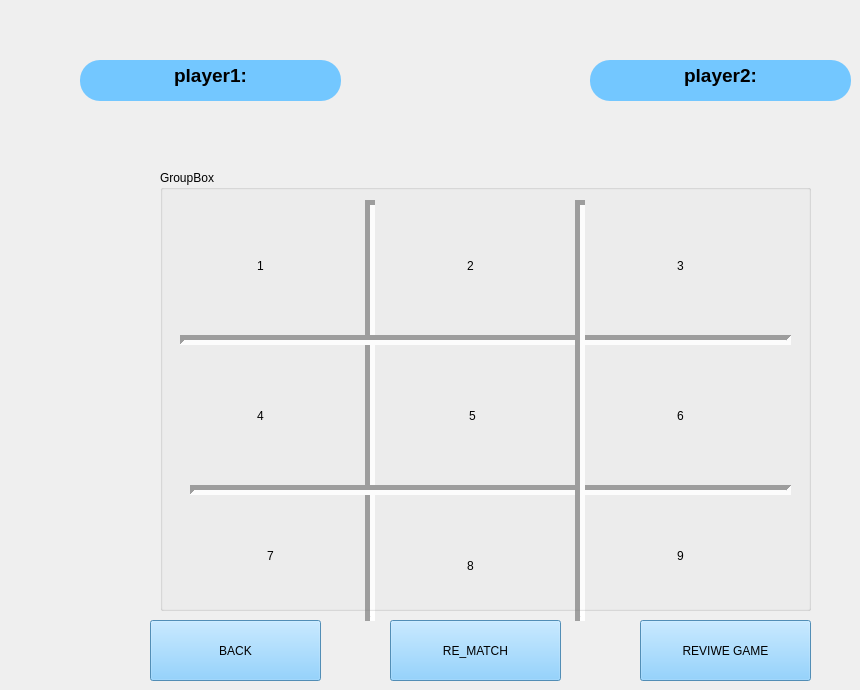
       <widget class="QWidget" name="page_4">
        <widget class="QPushButton" name="pushButton_4">
         <property name="geometry">
          <rect>
           <x>170</x>
           <y>490</y>
           <width>201</width>
           <height>131</height>
          </rect>
         </property>
         <property name="styleSheet">
          <string notr="true">QPushButton
{
border :none;
color:black;
	font: 28pt &quot;Segoe Fluent Icons&quot;;
}
QPushButton:Hover
{
background-color:blue;
}
QPushButton:pressed
{
background-color:red;
}</string>
         </property>
         <property name="text">
          <string>7</string>
         </property>
        </widget>
        <widget class="QPushButton" name="pushButton_6">
         <property name="geometry">
          <rect>
           <x>580</x>
           <y>350</y>
           <width>201</width>
           <height>131</height>
          </rect>
         </property>
         <property name="styleSheet">
          <string notr="true">QPushButton
{
border :none;
color:black;
	font: 28pt &quot;Segoe Fluent Icons&quot;;
}
QPushButton:Hover
{
background-color:blue;
}
QPushButton:pressed
{
background-color:red;
}</string>
         </property>
         <property name="text">
          <string>6</string>
         </property>
        </widget>
        <widget class="QPushButton" name="pushButton_9">
         <property name="geometry">
          <rect>
           <x>580</x>
           <y>200</y>
           <width>201</width>
           <height>131</height>
          </rect>
         </property>
         <property name="styleSheet">
          <string notr="true">QPushButton
{
border :none;
color:black;
	font: 28pt &quot;Segoe Fluent Icons&quot;;
}
QPushButton:Hover
{
background-color:blue;
}
QPushButton:pressed
{
background-color:red;
}</string>
         </property>
         <property name="text">
          <string>3</string>
         </property>
        </widget>
        <widget class="Line" name="line_2">
         <property name="geometry">
          <rect>
           <x>360</x>
           <y>200</y>
           <width>20</width>
           <height>421</height>
          </rect>
         </property>
         <property name="lineWidth">
          <number>5</number>
         </property>
         <property name="orientation">
          <enum>Qt::Orientation::Vertical</enum>
         </property>
        </widget>
        <widget class="Line" name="line_3">
         <property name="geometry">
          <rect>
           <x>190</x>
           <y>480</y>
           <width>601</width>
           <height>20</height>
          </rect>
         </property>
         <property name="lineWidth">
          <number>5</number>
         </property>
         <property name="orientation">
          <enum>Qt::Orientation::Horizontal</enum>
         </property>
        </widget>
        <widget class="QPushButton" name="pushButton_8">
         <property name="geometry">
          <rect>
           <x>160</x>
           <y>200</y>
           <width>201</width>
           <height>131</height>
          </rect>
         </property>
         <property name="styleSheet">
          <string notr="true">QPushButton
{
border :none;
color:black;
	font: 28pt &quot;Segoe Fluent Icons&quot;;
}
QPushButton:Hover
{
background-color:blue;
}
QPushButton:checked {
    background-color: red;
}
</string>
         </property>
         <property name="text">
          <string>1</string>
         </property>
        </widget>
        <widget class="QPushButton" name="pushButton_5">
         <property name="geometry">
          <rect>
           <x>370</x>
           <y>500</y>
           <width>201</width>
           <height>131</height>
          </rect>
         </property>
         <property name="styleSheet">
          <string notr="true">QPushButton
{
border :none;
color:black;
	font: 28pt &quot;Segoe Fluent Icons&quot;;
}
QPushButton:Hover
{
background-color:blue;
}
QPushButton:pressed
{
background-color:red;
}</string>
         </property>
         <property name="text">
          <string>8</string>
         </property>
        </widget>
        <widget class="QPushButton" name="pushButton">
         <property name="geometry">
          <rect>
           <x>372</x>
           <y>350</y>
           <width>201</width>
           <height>131</height>
          </rect>
         </property>
         <property name="styleSheet">
          <string notr="true">QPushButton
{
border :none;
color:black;
	font: 28pt &quot;Segoe Fluent Icons&quot;;
}
QPushButton:Hover
{
background-color:blue;
}
QPushButton:pressed
{
background-color:red;
}</string>
         </property>
         <property name="text">
          <string>5</string>
         </property>
        </widget>
        <widget class="QPushButton" name="pushButton_2">
         <property name="geometry">
          <rect>
           <x>160</x>
           <y>350</y>
           <width>201</width>
           <height>131</height>
          </rect>
         </property>
         <property name="styleSheet">
          <string notr="true">QPushButton
{
border :none;
color:black;
	font: 28pt &quot;Segoe Fluent Icons&quot;;
}
QPushButton:Hover
{
background-color:blue;
}
QPushButton:pressed
{
background-color:red;
}
QPushButton[text=&quot;O&quot;] {
    color: black;
   
}
QPushButton[text=&quot;X&quot;] {
    color: white;
    }
</string>
         </property>
         <property name="text">
          <string>4</string>
         </property>
        </widget>
        <widget class="QTextEdit" name="textEdit_2">
         <property name="geometry">
          <rect>
           <x>590</x>
           <y>60</y>
           <width>261</width>
           <height>41</height>
          </rect>
         </property>
         <property name="styleSheet">
          <string notr="true">QTextEdit
{
border :none;
color:black;
background-color: rgb(115, 199, 255);
font: 700 12pt &quot;Rockwell&quot;;    
 border-radius: 20px;
}</string>
         </property>
         <property name="html">
          <string>&lt;!DOCTYPE HTML PUBLIC &quot;-//W3C//DTD HTML 4.0//EN&quot; &quot;http://www.w3.org/TR/REC-html40/strict.dtd&quot;&gt;
&lt;html&gt;&lt;head&gt;&lt;meta name=&quot;qrichtext&quot; content=&quot;1&quot; /&gt;&lt;meta charset=&quot;utf-8&quot; /&gt;&lt;style type=&quot;text/css&quot;&gt;
p, li { white-space: pre-wrap; }
hr { height: 1px; border-width: 0; }
li.unchecked::marker { content: &quot;\2610&quot;; }
li.checked::marker { content: &quot;\2612&quot;; }
&lt;/style&gt;&lt;/head&gt;&lt;body style=&quot; font-family:'Rockwell'; font-size:12pt; font-weight:700; font-style:normal;&quot;&gt;
&lt;p align=&quot;center&quot; style=&quot; margin-top:0px; margin-bottom:0px; margin-left:0px; margin-right:0px; -qt-block-indent:0; text-indent:0px;&quot;&gt;&lt;span style=&quot; font-family:'Segoe UI'; font-size:14pt;&quot;&gt;player2:&lt;/span&gt;&lt;/p&gt;&lt;/body&gt;&lt;/html&gt;</string>
         </property>
        </widget>
        <widget class="QTextEdit" name="textEdit">
         <property name="geometry">
          <rect>
           <x>80</x>
           <y>60</y>
           <width>261</width>
           <height>41</height>
          </rect>
         </property>
         <property name="styleSheet">
          <string notr="true">QTextEdit
{
border :none;
color:black;
background-color: rgb(115, 199, 255);
font: 700 12pt &quot;Rockwell&quot;;    
 border-radius: 20px;
}</string>
         </property>
         <property name="html">
          <string>&lt;!DOCTYPE HTML PUBLIC &quot;-//W3C//DTD HTML 4.0//EN&quot; &quot;http://www.w3.org/TR/REC-html40/strict.dtd&quot;&gt;
&lt;html&gt;&lt;head&gt;&lt;meta name=&quot;qrichtext&quot; content=&quot;1&quot; /&gt;&lt;meta charset=&quot;utf-8&quot; /&gt;&lt;style type=&quot;text/css&quot;&gt;
p, li { white-space: pre-wrap; }
hr { height: 1px; border-width: 0; }
li.unchecked::marker { content: &quot;\2610&quot;; }
li.checked::marker { content: &quot;\2612&quot;; }
&lt;/style&gt;&lt;/head&gt;&lt;body style=&quot; font-family:'Rockwell'; font-size:12pt; font-weight:700; font-style:normal;&quot;&gt;
&lt;p align=&quot;center&quot; style=&quot; margin-top:0px; margin-bottom:0px; margin-left:0px; margin-right:0px; -qt-block-indent:0; text-indent:0px;&quot;&gt;&lt;span style=&quot; font-family:'Segoe UI'; font-size:14pt;&quot;&gt;player1:&lt;/span&gt;&lt;/p&gt;&lt;/body&gt;&lt;/html&gt;</string>
         </property>
        </widget>
        <widget class="QPushButton" name="pushButton_7">
         <property name="geometry">
          <rect>
           <x>370</x>
           <y>200</y>
           <width>201</width>
           <height>131</height>
          </rect>
         </property>
         <property name="styleSheet">
          <string notr="true">QPushButton
{
border :none;
color:black;
	font: 28pt &quot;Segoe Fluent Icons&quot;;
}
QPushButton:Hover
{
background-color:blue;
}
QPushButton:pressed
{
background-color:red;
}</string>
         </property>
         <property name="text">
          <string>2</string>
         </property>
        </widget>
        <widget class="Line" name="line_4">
         <property name="geometry">
          <rect>
           <x>180</x>
           <y>330</y>
           <width>611</width>
           <height>20</height>
          </rect>
         </property>
         <property name="lineWidth">
          <number>5</number>
         </property>
         <property name="orientation">
          <enum>Qt::Orientation::Horizontal</enum>
         </property>
        </widget>
        <widget class="QPushButton" name="pushButton_10">
         <property name="geometry">
          <rect>
           <x>580</x>
           <y>490</y>
           <width>201</width>
           <height>131</height>
          </rect>
         </property>
         <property name="styleSheet">
          <string notr="true">QPushButton
{
border :none;
color:black;
	font: 28pt &quot;Segoe Fluent Icons&quot;;
}
QPushButton:Hover
{
background-color:blue;
}
QPushButton:pressed
{
background-color:red;
}</string>
         </property>
         <property name="text">
          <string>9</string>
         </property>
        </widget>
        <widget class="Line" name="line">
         <property name="geometry">
          <rect>
           <x>570</x>
           <y>200</y>
           <width>20</width>
           <height>421</height>
          </rect>
         </property>
         <property name="lineWidth">
          <number>5</number>
         </property>
         <property name="orientation">
          <enum>Qt::Orientation::Vertical</enum>
         </property>
        </widget>
        <widget class="QPushButton" name="pushButton_15">
         <property name="geometry">
          <rect>
           <x>640</x>
           <y>620</y>
           <width>171</width>
           <height>61</height>
          </rect>
         </property>
         <property name="maximumSize">
          <size>
           <width>500</width>
           <height>500</height>
          </size>
         </property>
         <property name="styleSheet">
          <string notr="true">QPushButton
{
color:black;
background-color: rgb(115, 199, 255);
 font: 700 14pt &quot;Segoe UI&quot;;
}</string>
         </property>
         <property name="text">
          <string>REVIWE GAME</string>
         </property>
        </widget>
        <widget class="QPushButton" name="pushButton_16">
         <property name="geometry">
          <rect>
           <x>390</x>
           <y>620</y>
           <width>171</width>
           <height>61</height>
          </rect>
         </property>
         <property name="maximumSize">
          <size>
           <width>500</width>
           <height>500</height>
          </size>
         </property>
         <property name="styleSheet">
          <string notr="true">QPushButton
{
color:black;
background-color: rgb(115, 199, 255);
 font: 700 14pt &quot;Segoe UI&quot;;
}</string>
         </property>
         <property name="text">
          <string>RE_MATCH</string>
         </property>
        </widget>
        <widget class="QPushButton" name="back_4">
         <property name="geometry">
          <rect>
           <x>150</x>
           <y>620</y>
           <width>171</width>
           <height>61</height>
          </rect>
         </property>
         <property name="maximumSize">
          <size>
           <width>500</width>
           <height>500</height>
          </size>
         </property>
         <property name="styleSheet">
          <string notr="true">QPushButton
{
color:black;
background-color: rgb(115, 199, 255);
 font: 700 14pt &quot;Segoe UI&quot;;
}</string>
         </property>
         <property name="text">
          <string>BACK</string>
         </property>
        </widget>
        <widget class="QGroupBox" name="groupBox_2">
         <property name="geometry">
          <rect>
           <x>160</x>
           <y>170</y>
           <width>651</width>
           <height>441</height>
          </rect>
         </property>
         <property name="title">
          <string>GroupBox</string>
         </property>
        </widget>
       </widget>
